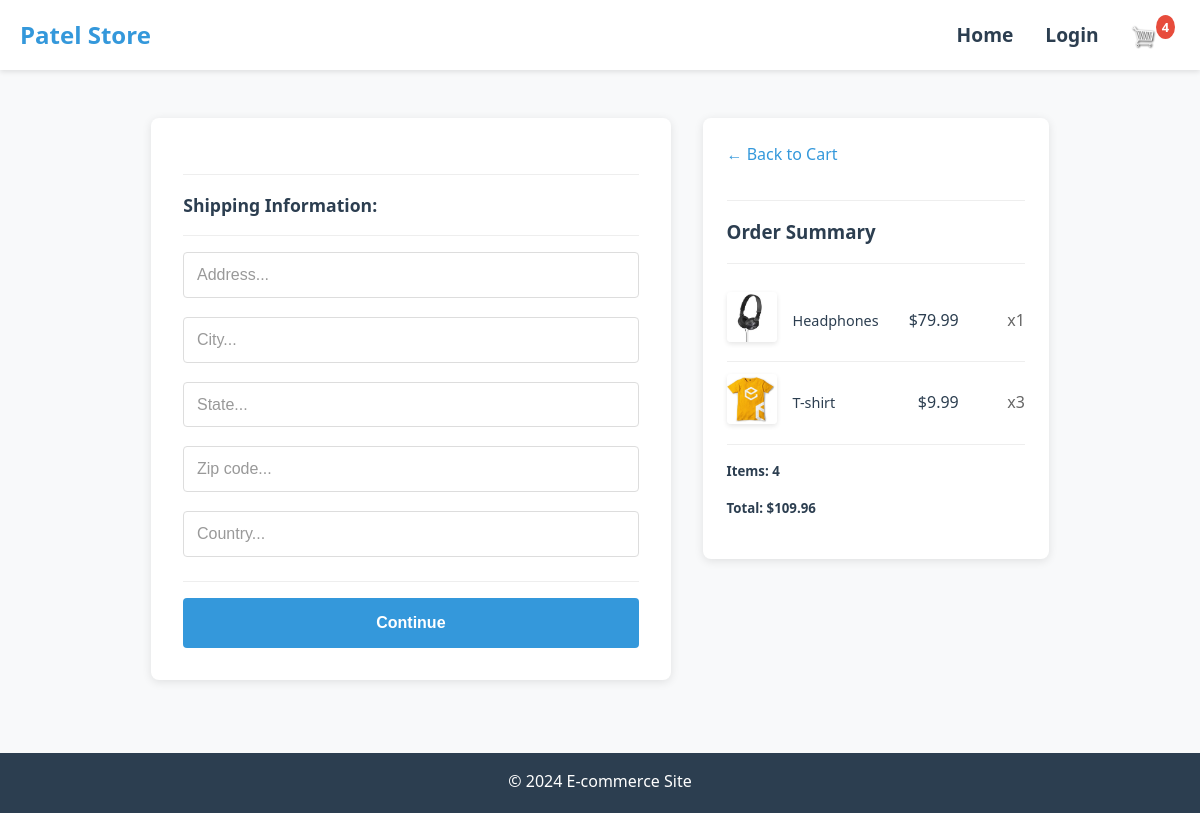
The page /checkout/ (signed in) on the database as committed earlier.
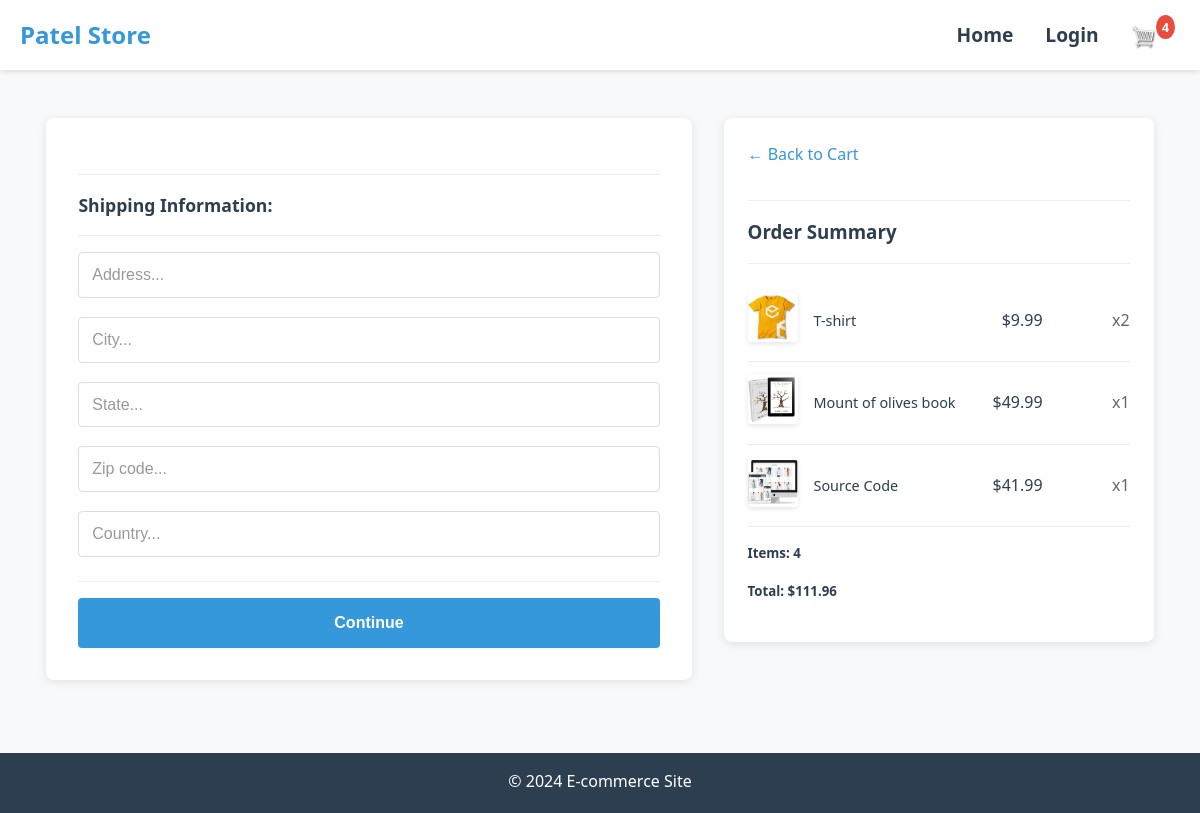
The same page on the database as committed later.
### store/models.py (models this page shows, shortened)
class OrderItem(models.Model):
    product = models.ForeignKey(Product, on_delete=models.SET_NULL, blank=True, null=True)
    order = models.ForeignKey(Order, on_delete=models.SET_NULL, blank=True, null=True)
    quantity = models.IntegerField(default=0, null=True, blank=True)
    date_added = models.DateTimeField(auto_now_add=True)
    @property
    def get_total(self):
        total = self.product.price * self.quantity
        return total

class Product(models.Model):
    name = models.CharField(max_length=200, null=True)
    price = models.FloatField()
    digital = models.BooleanField(default=False, null=True, blank=False)
    image = models.ImageField(null=True, blank=True)
    @property
    def imageURL(self):
        try:
            url = self.image.url
        except:
            url = ''
        return url

class Order(models.Model):
    customer = models.ForeignKey(Customer, on_delete=models.SET_NULL, blank=True, null=True)
    date_orderd = models.DateTimeField(auto_now_add=True)
    complete = models.BooleanField(default=False, null=True, blank=False)
    transaction_id = models.CharField(max_length=200, null=True)
    @property
    def shipping(self):
        shipping = False
        orderitems = self.orderitem_set.all()
        for i in orderitems:
            if not i.product.digital:
                shipping = True
        return shipping
    @property
    def get_cart_total(self):
        orderitems = self.orderitem_set.all()
        total = sum([item.get_total for item in orderitems])
        return total
    @property
    def get_cart_items(self):
        orderitems = self.orderitem_set.all()
        total = sum([item.quantity for item in orderitems])
        return total

### store/views.py (the view)
# urls.py: path('checkout/', views.checkout, name="checkout"),
def checkout(request):
    if request.user.is_authenticated:
        customer = request.user.customer
        order, created = Order.objects.get_or_create(customer=customer, complete=False)
        items = order.orderitem_set.all()
        cartItems = order.get_cart_items  # Call the method correctly
    else:
        items = []
        order = {'get_cart_total': 0, 'get_cart_items': 0, 'shipping': False}
        cartItems = order['get_cart_items']  # Use the dictionary value
    context = {'items': items, 'order': order, 'cartItems': cartItems}
    return render(request, 'store/checkout.html', context)

### store/templates/store/checkout.html (shortened to what this page needs)
{% extends 'store/main.html' %}
{% load static %}
{% block content %}
<div class="form-row">
    <div class="form-column">
        <div class="form-box" id="form-wrapper">
            <form id="form">
                <div id="shipping-info">
                    <hr>
                    <p>Shipping Information:</p>
                    <hr>
                    <div class="form-field">
                        <input type="text" name="address" placeholder="Address...">
                    </div>
                    <div class="form-field">
                        <input type="text" name="city" placeholder="City...">
                    </div>
                    <div class="form-field">
                        <input type="text" name="state" placeholder="State...">
                    </div>
                    <div class="form-field">
                        <input type="text" name="zipcode" placeholder="Zip code...">
                    </div>
                    <div class="form-field">
                        <input type="text" name="country" placeholder="Country...">
                    </div>
                </div>
                <hr>
                <input id="form-button" class="submit-button" type="submit" value="Continue">
            </form>
        </div>
        <br>
    </div>
    <div class="form-column">
        <div class="summary-box">
            <a class="back-link" href="{% url 'cart' %}">&#x2190; Back to Cart</a>
            <hr>
            <h3>Order Summary</h3>
            <hr>
            {% for item in items %}
            <div class="cart-row">
                <div class="cart-image"><img src="{{item.product.imageURL}}"></div>
                <div class="cart-name"><p>{{item.product.name}}</p></div>
                <div class="cart-price"><p>${{item.product.price|floatformat:2}}</p></div>
                <div class="cart-quantity"><p>x{{item.quantity}}</p></div>
            </div>
            {% endfor %}
            <h5>Items: {{order.get_cart_items}}</h5>
            <h5>Total: ${{order.get_cart_total|floatformat:2}}</h5>
        </div>
    </div>
</div>
{% endblock content %}

Rows that differ between the two databases and show on the page:
removed OrderItem: product.imageURL (picture), product.name "Headphones", product.price "79.99", quantity "1"
changed OrderItem "T-shirt": quantity "3" → "2"
added OrderItem: product.imageURL (picture), product.name "Mount of olives book", product.price "49.99", quantity "1"
added OrderItem: product.imageURL (picture), product.name "Source Code", product.price "41.99", quantity "1"
changed through a linked row, Order: get_cart_total "109.96" → "111.96"
